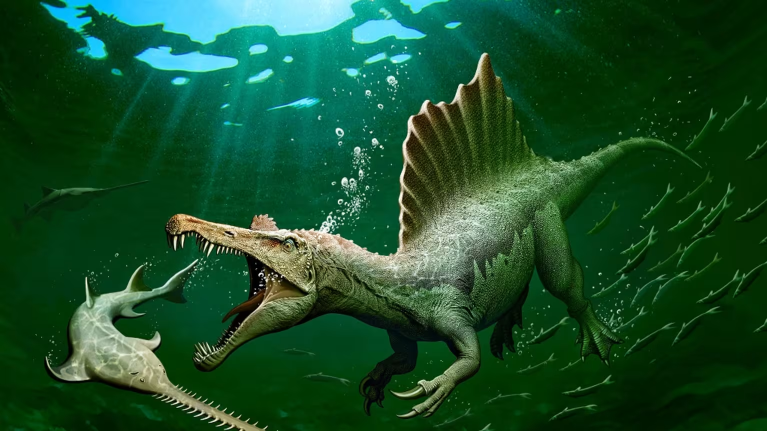
#> input picture image_processing/dinosarus.png, 1534 x 862 px (shown at 1/2 size)
$ python masking.py --image dinosarus.png
#> lines starting #> are read from the running program, lines starting #| are printed output that depends on the picture; after the words box and inside, x2 and y2 are one past the last pixel; in counts of white or black regions, pixels touching at a corner belong together
import numpy as np
import argparse
import cv2
import imutils

ap = argparse.ArgumentParser()
ap.add_argument("-i", "--image", required=True, help="Path to the image")
args = vars(ap.parse_args())

image = cv2.imread(args["image"])
#> image is the input picture: shape (862, 1534, 3); mean B, G, R 42.6, 78.1, 24.7
cv2.imshow("Original", image)
cv2.waitKey(0)

mask = np.zeros(image.shape[:2], dtype="uint8")
(cX, cY) = (image.shape[1] // 2, image.shape[0] // 2)
#> cX = 767; cY = 431
cv2.rectangle(mask, (cX - 75, cY - 75), (cX + 75, cY + 75), 255, -1)
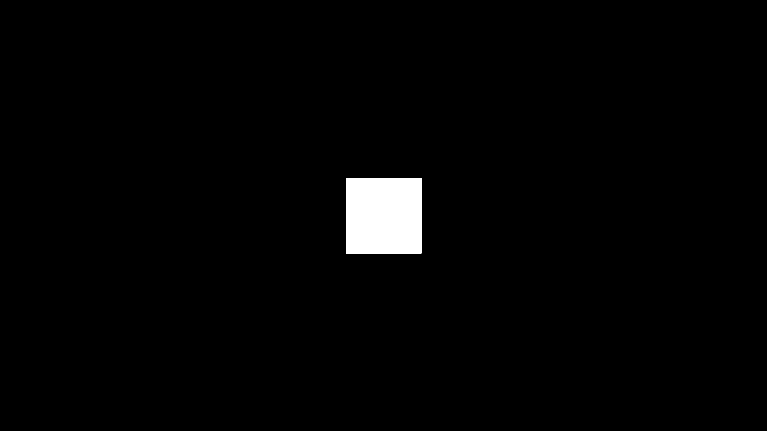
#> mask: shape (862, 1534) (shown at 1/2 size); 1.7% white; 1 white region, box (x1, y1, x2, y2) and area: (692, 356, 843, 507) 22801
cv2.imshow("Mask", mask)
cv2.waitKey(0)

# masked = cv2.bitwise_and(image, image, mask=mask)
# cv2.imshow("Mask Applied to Image", masked)
# cv2.waitKey(0)

mask = np.zeros(image.shape[:2], dtype="uint8")
cv2.circle(mask, (cX, cY), 100, 255, -1)
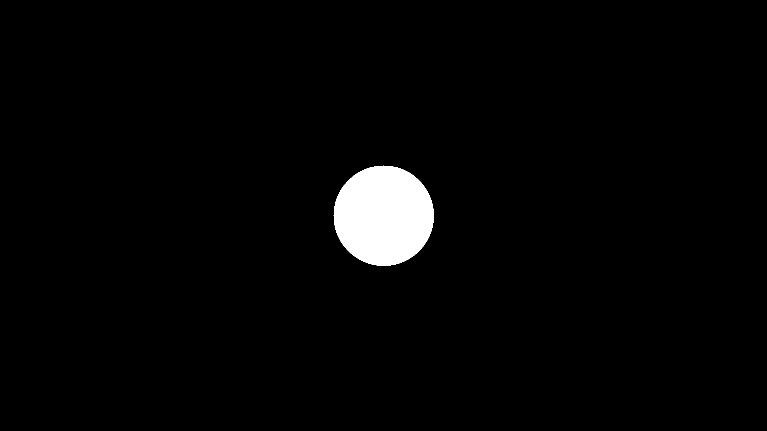
#> mask: shape (862, 1534) (shown at 1/2 size); 2.4% white; 1 white region, box (x1, y1, x2, y2) and area: (667, 331, 868, 532) 31417
masked = cv2.bitwise_and(image, image, mask=mask)
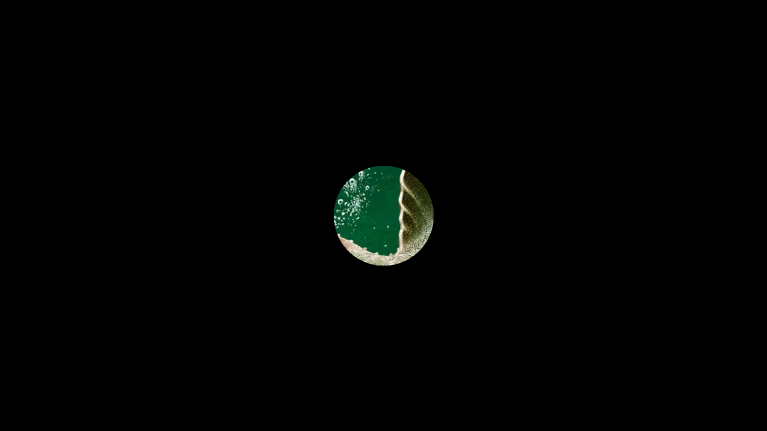
#> masked: shape (862, 1534, 3) (shown at 1/2 size); mean B, G, R 1.7, 2.5, 1.4

cv2.imshow("Mask Circle", mask)
cv2.waitKey(0)
cv2.imshow("Mask Applied to Image", masked)
cv2.waitKey(0)
